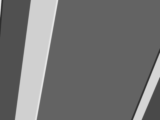
#> input picture experiments/0.png, 160 x 120 px
$ python snow.py
#> lines starting #> are read from the running program, lines starting #| are printed output that depends on the picture; after the words box and inside, x2 and y2 are one past the last pixel; in counts of white or black regions, pixels touching at a corner belong together
import random

import cv2
import numpy as np
import math

def ellipse_bbox(h, k, a, b, theta):
    ux = a * math.cos(theta)
    uy = a * math.sin(theta)
    vx = b * math.cos(theta + math.pi / 2)
    vy = b * math.sin(theta + math.pi / 2)
    box_halfwidth = np.ceil(math.sqrt(ux ** 2 + vx ** 2))
    box_halfheight = np.ceil(math.sqrt(uy ** 2 + vy ** 2))
    return (int(h + box_halfwidth), int(k + box_halfheight))


# Rotated elliptical gradient - faster, vectorized numpy approach
def make_gradient_v2(width, height, h, k, a, b, theta):
    # Precalculate constants
    st, ct = math.sin(theta), math.cos(theta)
    aa, bb = a ** 2, b ** 2

    # Generate (x,y) coordinate arrays
    y, x = np.mgrid[-k:height - k, -h:width - h]
    # Calculate the weight for each pixel
    weights = (((x * ct + y * st) ** 2) / aa) + (((x * st - y * ct) ** 2) / bb)

    return np.clip(1.0 - weights, 0, 1)

def draw_snow(a, b, theta, channels):
    # Calculate the image size needed to draw this and center the ellipse
    (h, k) = ellipse_bbox(0, 0, a, b, theta)  # Ellipse center

    width, height = (h * 2, k * 2)  # Canvas size

    # Generate the gradient and scale it to 8bit grayscale range
    intensity = np.uint8(make_gradient_v2(width, height, h, k, a, b, theta) * 255 * (0.2 + random.random() * 0.8))

    # Turn it into a BGRA image
    result = cv2.merge([intensity] * channels)
    return result

def add_snow(img, pixels_per_snow_max=900, pixels_per_snow_min=700, max_size=3, min_size=1):
    # reading the image
#> called with img = '0.png', pixels_per_snow_max = 900, pixels_per_snow_min = 700, max_size = 3, min_size = 1
    image = cv2.imread(img)
#> image is the input picture: shape (120, 160, 3); min 45, max 234, mean 115.6

    # resizing the image according to our need resize() function takes 2 parameters,
    # the image and the dimensions

    # Extracting the height and width of an image
    rows, cols, channels = image.shape
#> rows = 120; cols = 160; channels = 3

    area = rows * cols
#> area = 19200
    snows = area // random.randint(pixels_per_snow_min, pixels_per_snow_max)
#> snows = 24

    output = image.copy()
    for _ in range(snows):
        a, b = (random.randint(min_size, max_size), random.randint(min_size, max_size))  # Semi-major and semi-minor axis
        theta = math.radians(90.0 * random.random())  # Ellipse rotation (radians)

        snow = draw_snow(a, b, theta, channels)

        # displaying the orignal image
        x, y = random.randint(0, cols - snow.shape[1]), random.randint(0, rows - snow.shape[0])
        w = np.ones_like(snow)

        weighted_square = output[y:y + snow.shape[0], x:x + snow.shape[1], :] * (w - snow/255)
        output[y:y + snow.shape[0], x:x + snow.shape[1], :] = np.add(weighted_square.astype(np.uint8), snow, dtype=np.uint8)
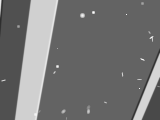
#> output: shape (120, 160, 3); 1.14% of pixels changed, all inside (x1, y1, x2, y2) = (1, 2, 160, 120)

    print(np.max(image))
#| 234
    # displaying the orignal image
    cv2.imshow('Original', image)
    # displaying the vignette filter image
    cv2.imshow('VIGNETTE', output)
    cv2.waitKey(0)

if __name__ == "__main__":
    add_snow('0.png')
    add_snow('0.png')
#> the loop in add_snow (call 2), `for _ in range(snows):` made 21 passes
#> intensity in draw_snow on passes 1, 3: [[0, 0], [0, 89]], [[0, 0], [0, 88]]
#> after the loop in add_snow (call 2), `for _ in range(snows):`: output: shape (120, 160, 3); 1.35% of pixels changed, all inside (x1, y1, x2, y2) = (6, 1, 151, 117)
#| 234
    add_snow('0.png')
#> call 3 of add_snow, with img = '0.png', pixels_per_snow_max = 900, pixels_per_snow_min = 700, max_size = 3, min_size = 1
#> after the loop in add_snow (call 3), `for _ in range(snows):`:
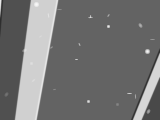
#> output: shape (120, 160, 3); 1.33% of pixels changed, all inside (x1, y1, x2, y2) = (4, 2, 155, 114)
#| 234
    add_snow('0.png')
#> call 4 of add_snow, with img = '0.png', pixels_per_snow_max = 900, pixels_per_snow_min = 700, max_size = 3, min_size = 1
#> after the loop in add_snow (call 4), `for _ in range(snows):`:
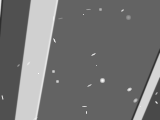
#> output: shape (120, 160, 3); 1.24% of pixels changed, all inside (x1, y1, x2, y2) = (1, 8, 158, 120)
#| 234

    add_snow('1.png')
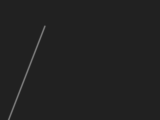
#> input picture experiments/1.png, 160 x 120 px
#> in add_snow, image is the input picture: shape (120, 160, 3); min 33, max 123, mean 33.7
#> after the loop in add_snow (call 5), `for _ in range(snows):`:
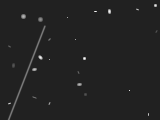
#> output: shape (120, 160, 3); 1.2% of pixels changed, all inside (x1, y1, x2, y2) = (8, 4, 158, 116)
#| 123
    add_snow('1.png')
#> after the loop in add_snow (call 6), `for _ in range(snows):`:
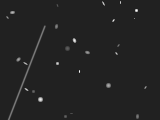
#> output: shape (120, 160, 3); 1.57% of pixels changed, all inside (x1, y1, x2, y2) = (6, 1, 147, 119)
#| 123
    add_snow('1.png')
#> after the loop in add_snow (call 7), `for _ in range(snows):`:
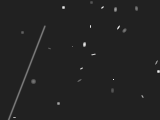
#> output: shape (120, 160, 3); 1.18% of pixels changed, all inside (x1, y1, x2, y2) = (13, 1, 160, 118)
#| 123
    add_snow('1.png')

    add_snow('2.png')
    add_snow('2.png')
    add_snow('2.png')
    add_snow('2.png')

    add_snow('3.png')
    add_snow('3.png')
    add_snow('3.png')
    add_snow('3.png')
